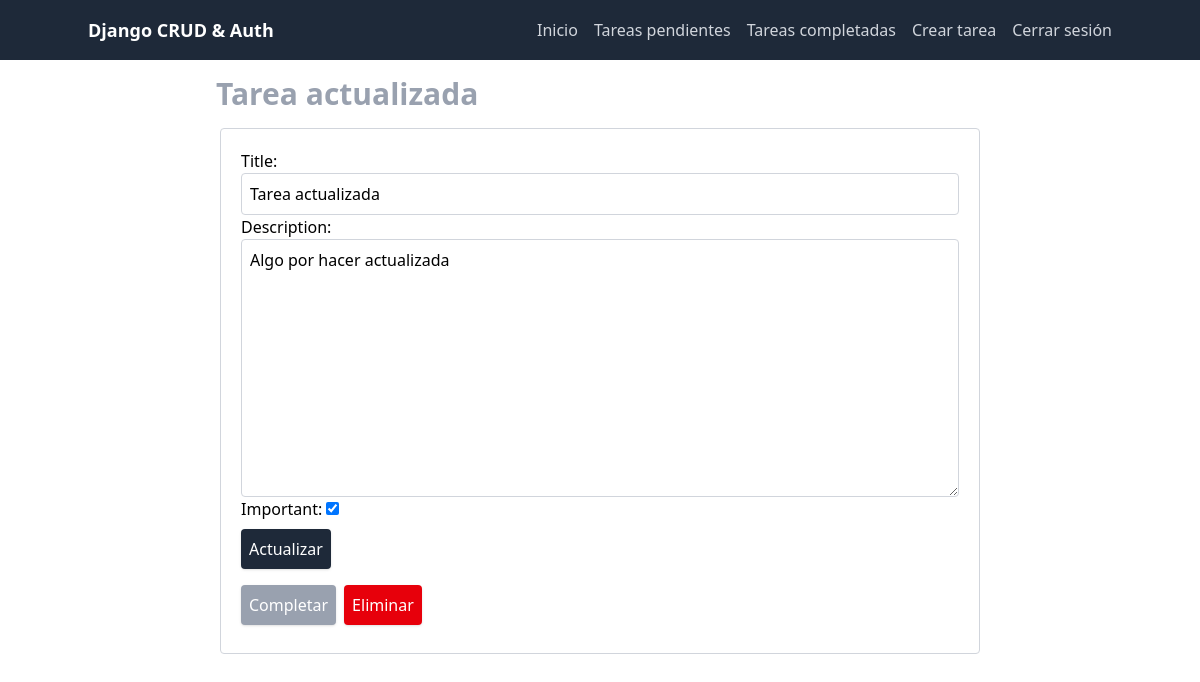
Screenshot of /tasks/4/ (signed in) with the database file from the repository.
### tasks/models.py (models this page shows, shortened)
class Task(models.Model):
    title = models.CharField(max_length=100)
    description = models.TextField(blank=True)
    created = models.DateTimeField(auto_now_add=True)
    completed = models.DateTimeField(null=True, blank=True)
    important = models.BooleanField(default=False)
    user = models.ForeignKey(User, on_delete=models.CASCADE)

### tasks/views.py (the view, shortened to what this page needs)
# urls.py: path('tasks/<int:id>/', views.show, name='show'),
@login_required
def show(request, id):
    task = get_object_or_404(Task, pk=id, user=request.user)
    if request.method == 'GET':
        form = TaskForm(instance=task)
        return render(request, 'tasks/show.html', {
            'task': task,
            'form': form,
        })

### tasks/forms.py
class TaskForm(forms.ModelForm):
    class Meta:
        model = Task
        fields = [
            'title',
            'description',
            'important'
        ]
        widgets = {
            'title': forms.TextInput(
                attrs={ 'class': 'w-full block p-2 border border-gray-300 rounded' }
            ),
            'description': forms.Textarea(
                attrs={ 'class': 'w-full block p-2 border border-gray-300 rounded' }
            ),
        }

### tasks/templates/tasks/show.html (shortened to what this page needs)
{% extends 'template.html' %}
{% block content %}
    <div class="grid grid-cols-6">
        <div class="col-start-2 col-span-4">
            <h1 class="text-3xl font-bold mb-4 mx-4 mt-4 text-gray-400">{{ task.title }}</h1>
            <div class="block border border-gray-300 rounded mx-5 p-5">
                <form method="POST">
                    {{ form.as_p }}
                    <button class="cursor-pointer my-2 bg-gray-800 text-white p-2 rounded shadow">
                        Actualizar
                    </button>
                </form>
                <div class="flex gap-2">
                    <form action="{% url 'complete' task.id %}" method="POST">
                        <button class="cursor-pointer my-2 bg-gray-400 text-white p-2 rounded shadow">
                            Completar
                        </button>
                    </form>
                    <form action="{% url 'delete' task.id %}" method="POST">
                        <button class="cursor-pointer my-2 bg-red-600 text-white p-2 rounded shadow">
                            Eliminar
                        </button>
                    </form>
                </div>
            </div>
        </div>
    </div>
{% endblock %}

### rows the page displays
Task: title "Tarea actualizada", description "Algo por hacer actualizada", important "☑"
